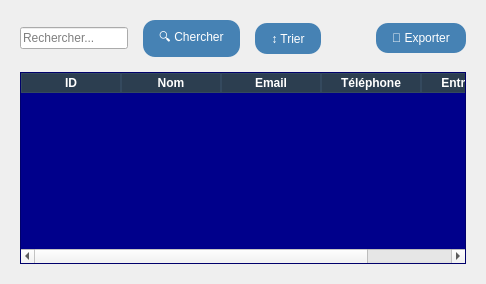
      <widget class="QWidget" name="displayTab">
       <attribute name="title">
        <string>🔎 Afficher</string>
       </attribute>
       <layout class="QVBoxLayout" name="displayLayout">
        <property name="spacing">
         <number>15</number>
        </property>
        <property name="leftMargin">
         <number>20</number>
        </property>
        <property name="topMargin">
         <number>20</number>
        </property>
        <property name="rightMargin">
         <number>20</number>
        </property>
        <property name="bottomMargin">
         <number>20</number>
        </property>
        <item>
         <layout class="QHBoxLayout" name="toolbarLayout">
          <item>
           <widget class="QLineEdit" name="searchEdit">
            <property name="placeholderText">
             <string>Rechercher...</string>
            </property>
           </widget>
          </item>
          <item>
           <widget class="QPushButton" name="searchBtn">
            <property name="styleSheet">
             <string notr="true">background-color: rgb(70, 130, 180);
font: 14pt &quot;Segoe UI&quot;;
font: 900 12pt &quot;Segoe UI&quot;;
color: white;
border-radius: 12px;
padding: 8px 16px;</string>
            </property>
            <property name="text">
             <string>🔍 Chercher</string>
            </property>
           </widget>
          </item>
          <item>
           <widget class="QPushButton" name="sortBtn">
            <property name="styleSheet">
             <string notr="true">background-color: rgb(70, 130, 180);
font: 14pt &quot;Segoe UI&quot;;
font: 900 12pt &quot;Segoe UI&quot;;
color: white;
border-radius: 12px;
padding: 8px 16px;</string>
            </property>
            <property name="text">
             <string>↕️ Trier</string>
            </property>
           </widget>
          </item>
          <item>
           <spacer name="toolbarSpacer">
            <property name="orientation">
             <enum>Qt::Orientation::Horizontal</enum>
            </property>
            <property name="sizeHint" stdset="0">
             <size>
              <width>40</width>
              <height>20</height>
             </size>
            </property>
           </spacer>
          </item>
          <item>
           <widget class="QPushButton" name="exportPdfBtn">
            <property name="styleSheet">
             <string notr="true">background-color: rgb(70, 130, 180);
font: 14pt &quot;Segoe UI&quot;;
font: 900 12pt &quot;Segoe UI&quot;;
color: white;
border-radius: 12px;
padding: 8px 16px;</string>
            </property>
            <property name="text">
             <string>📄 Exporter</string>
            </property>
           </widget>
          </item>
         </layout>
        </item>
        <item>
         <widget class="QTableWidget" name="contratsTable">
          <property name="styleSheet">
           <string notr="true">QTableWidget {
   background-color: #00008B;   /* أزرق غامق */
    color: white;                /* texte en blanc */
    gridline-color: #34495e;     /* couleur des lignes */
    font: 12px &quot;Poppins&quot;;        /* police si tu veux */
}

QHeaderView::section {
    background-color: #2C3E50;   /* en-têtes en bleu foncé plus clair */
    color: white;
    font-weight: bold;
    border: 1px solid #34495e;
}

QTableWidget::item:selected {
    background-color: #2980b9;   /* sélection plus claire */
    color: white;
}
</string>
          </property>
          <property name="alternatingRowColors">
           <bool>true</bool>
          </property>
          <property name="selectionBehavior">
           <enum>QAbstractItemView::SelectionBehavior::SelectRows</enum>
          </property>
          <property name="sortingEnabled">
           <bool>true</bool>
          </property>
          <column>
           <property name="text">
            <string>ID</string>
           </property>
          </column>
          <column>
           <property name="text">
            <string>Nom</string>
           </property>
          </column>
          <column>
           <property name="text">
            <string>Email</string>
           </property>
          </column>
          <column>
           <property name="text">
            <string>Téléphone</string>
           </property>
          </column>
          <column>
           <property name="text">
            <string>Entreprise</string>
           </property>
          </column>
         </widget>
        </item>
       </layout>
      </widget>
